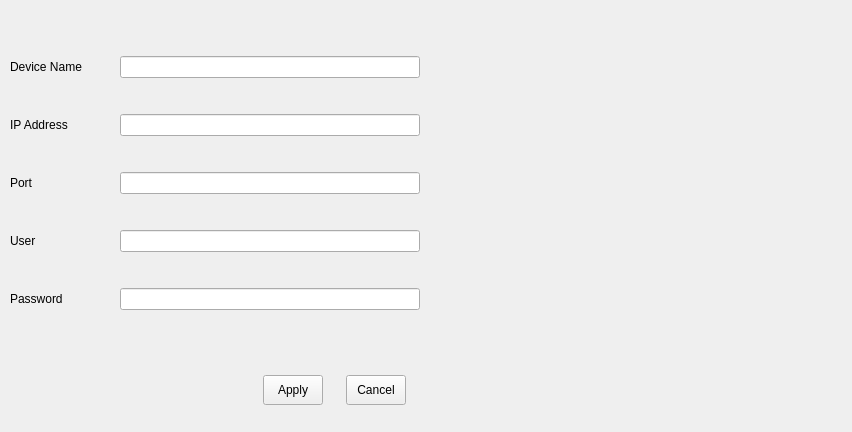
<?xml version="1.0" encoding="UTF-8"?>
<ui version="4.0">
 <class>VSCSiteAdd</class>
 <widget class="QWidget" name="VSCSiteAdd">
  <property name="geometry">
   <rect>
    <x>0</x>
    <y>0</y>
    <width>852</width>
    <height>432</height>
   </rect>
  </property>
  <property name="windowTitle">
   <string>Form</string>
  </property>
  <property name="styleSheet">
   <string notr="true"/>
  </property>
  <widget class="QWidget" name="horizontalLayoutWidget_2">
   <property name="geometry">
    <rect>
     <x>10</x>
     <y>20</y>
     <width>965</width>
     <height>331</height>
    </rect>
   </property>
   <layout class="QHBoxLayout" name="horizontalLayout_2">
    <property name="spacing">
     <number>5</number>
    </property>
    <item>
     <layout class="QGridLayout" name="gridLayout">
      <property name="horizontalSpacing">
       <number>2</number>
      </property>
      <property name="verticalSpacing">
       <number>0</number>
      </property>
      <item row="5" column="0">
       <widget class="QLabel" name="labelIP">
        <property name="text">
         <string>IP Address</string>
        </property>
       </widget>
      </item>
      <item row="6" column="0">
       <widget class="QLabel" name="labelPort">
        <property name="text">
         <string>Port</string>
        </property>
       </widget>
      </item>
      <item row="8" column="1">
       <widget class="QLineEdit" name="lineEditPassword">
        <property name="maximumSize">
         <size>
          <width>300</width>
          <height>16777215</height>
         </size>
        </property>
       </widget>
      </item>
      <item row="3" column="0">
       <widget class="QLabel" name="labelName">
        <property name="text">
         <string>Device Name</string>
        </property>
       </widget>
      </item>
      <item row="7" column="1">
       <widget class="QLineEdit" name="lineEditUser">
        <property name="maximumSize">
         <size>
          <width>300</width>
          <height>16777215</height>
         </size>
        </property>
       </widget>
      </item>
      <item row="3" column="1">
       <widget class="QLineEdit" name="lineEditName">
        <property name="maximumSize">
         <size>
          <width>300</width>
          <height>16777215</height>
         </size>
        </property>
       </widget>
      </item>
      <item row="5" column="1">
       <widget class="QLineEdit" name="lineEditIP">
        <property name="maximumSize">
         <size>
          <width>300</width>
          <height>16777215</height>
         </size>
        </property>
       </widget>
      </item>
      <item row="7" column="0">
       <widget class="QLabel" name="labelUser">
        <property name="text">
         <string>User</string>
        </property>
       </widget>
      </item>
      <item row="8" column="0">
       <widget class="QLabel" name="labelPassword">
        <property name="text">
         <string>Password</string>
        </property>
       </widget>
      </item>
      <item row="6" column="1">
       <widget class="QLineEdit" name="lineEditPort">
        <property name="maximumSize">
         <size>
          <width>300</width>
          <height>16777215</height>
         </size>
        </property>
       </widget>
      </item>
     </layout>
    </item>
    <item>
     <widget class="QWidget" name="widget" native="true">
      <property name="minimumSize">
       <size>
        <width>550</width>
        <height>300</height>
       </size>
      </property>
      <property name="maximumSize">
       <size>
        <width>600</width>
        <height>400</height>
       </size>
      </property>
      <property name="styleSheet">
       <string notr="true"/>
      </property>
     </widget>
    </item>
   </layout>
  </widget>
  <widget class="QWidget" name="gridLayoutWidget">
   <property name="geometry">
    <rect>
     <x>240</x>
     <y>360</y>
     <width>191</width>
     <height>61</height>
    </rect>
   </property>
   <layout class="QGridLayout" name="gridLayout_2">
    <property name="spacing">
     <number>0</number>
    </property>
    <item row="0" column="1">
     <widget class="QPushButton" name="pushButtonCancel">
      <property name="minimumSize">
       <size>
        <width>60</width>
        <height>30</height>
       </size>
      </property>
      <property name="maximumSize">
       <size>
        <width>60</width>
        <height>30</height>
       </size>
      </property>
      <property name="text">
       <string>Cancel</string>
      </property>
      <property name="iconSize">
       <size>
        <width>60</width>
        <height>40</height>
       </size>
      </property>
     </widget>
    </item>
    <item row="0" column="0">
     <widget class="QPushButton" name="pushButtonApply">
      <property name="minimumSize">
       <size>
        <width>60</width>
        <height>30</height>
       </size>
      </property>
      <property name="maximumSize">
       <size>
        <width>60</width>
        <height>30</height>
       </size>
      </property>
      <property name="text">
       <string>Apply</string>
      </property>
      <property name="iconSize">
       <size>
        <width>60</width>
        <height>40</height>
       </size>
      </property>
     </widget>
    </item>
   </layout>
  </widget>
 </widget>
 <resources>
  <include location="../main/vscmainwindows.qrc"/>
 </resources>
 <connections/>
</ui>
